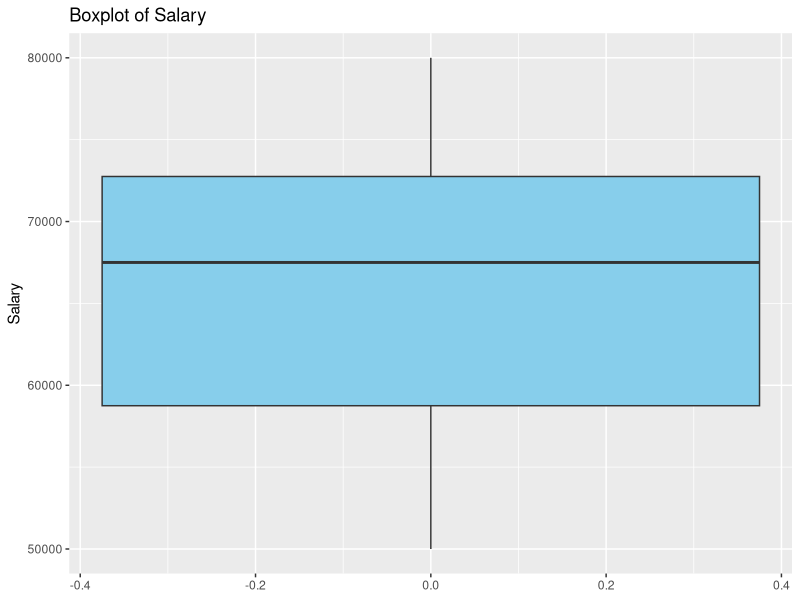

The R source for this figure: (Note: this script raises an error after producing the figure.)
# %%
library(tidyverse)
# %%
setwd("/home/asus/content/Notes/Semester 4/FDN Lab/Experiments/Experiment 3")
# %%
df_mean <- data.frame(
  ID = c(1, 2, 3, 4, 5, 6, 7, 8, 9, 10),
  Name = c("Alice", "Bob", NA, "David", "Emma", "Frank", NA, "Hannah", "Ian", "Jack"),
  Age = c(25, NA, 30, 29, NA, 35, 40, NA, 50, 27),
  Salary = c(50000, 60000, 55000, NA, 70000, 75000, 80000, 65000, NA, 72000),
  Score = c(80, 90, NA, 85, 88, 92, NA, 77, 95, Inf)
)

# %%
###############################
# Outlier Detection and Handling
###############################
# %%
# i. Boxplot Visualization to visualize Salary data
ggplot(df_mean, aes(y = Salary)) +
  geom_boxplot(fill = "skyblue", outlier.color = "red", outlier.shape = 16) +
  labs(title = "Boxplot of Salary", y = "Salary")


# %%
# ii. Z-Score Method (Values outside ±3 standard deviations)
df_mean_z <- df_mean %>%
  mutate(Salary_Z = as.numeric(scale(Salary))) %>%  # Convert scale output to numeric
  filter(abs(Salary_Z) <= 3) %>%  # Remove outliers
  select(-Salary_Z)  # Remove Z-score column
print(df_mean_z)


# %%
# iii. IQR Method: Remove values outside Q1 - 1.5*IQR and Q3 + 1.5*IQR
Q1 <- quantile(df_mean$Salary, 0.25)
Q3 <- quantile(df_mean$Salary, 0.75)
IQR_value <- Q3 - Q1
lower_bound <- Q1 - 1.5 * IQR_value
upper_bound <- Q3 + 1.5 * IQR_value

df_mean_iqr <- df_mean %>%
  filter(Salary >= lower_bound & Salary <= upper_bound)


# %%
# iv. Winsorization: Replace extreme values with 5th and 95th percentiles
df_mean_winsorized <- df_mean %>%
  mutate(Salary = Winsorize(Salary, probs = c(0.05, 0.95)))

# %%
# v. Detect & Remove Outliers Using tidyverse (filter method)
df_mean_tidy_outliers <- df_mean %>%
  filter(between(Salary, lower_bound, upper_bound))

# %%
# vi. Detect Outliers in Multiple Columns using apply() (Z-score method)
detect_outliers <- function(x) {
  if (is.numeric(x)) {
    z_scores <- scale(x)
    return(abs(z_scores) > 3)
  } else {
    return(rep(FALSE, length(x)))
  }
}

outlier_matrix <- apply(df_mean, 2, detect_outliers)
df_mean_clean <- df_mean[!rowSums(outlier_matrix), ]  # Remove rows with outliers

# %%
# vii. Create a Clean Dataset After Removing Outliers
df_mean_final <- df_mean_iqr  # Using IQR method for final clean dataset
write.csv(df_mean_final, "Clean_Dataset.csv", row.names = FALSE)
